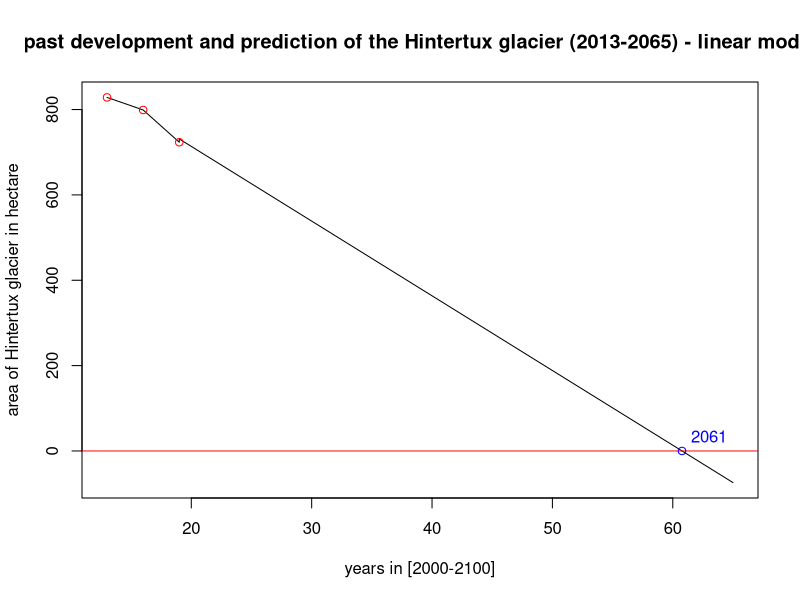
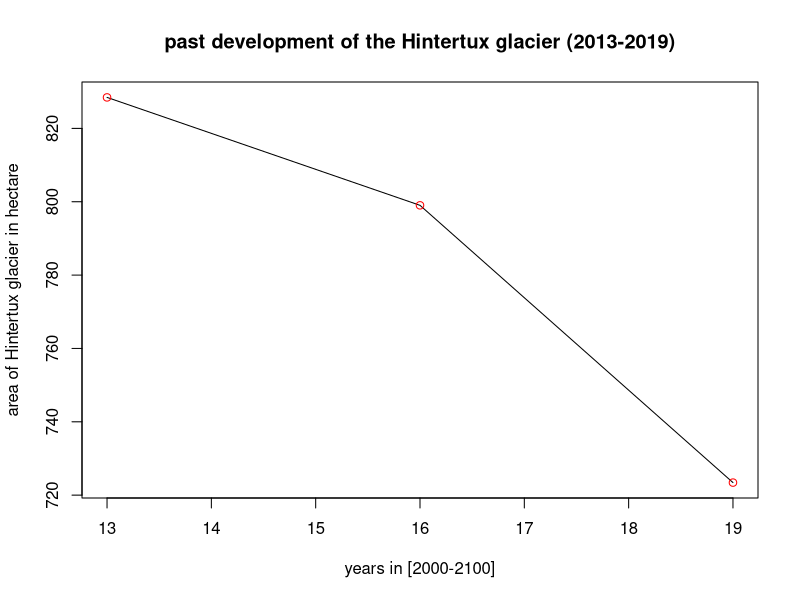

Source code (R) for these figures, in order: (Note: this script raises an error after producing the figures.)
##### prediction on linear model 
# x and y values for prediction on classification model of 2016
x16 <- c(2013, 2015, 2016, 2017, 2019) # years 
y16 <- c(980.0100, 759.8700, 703.8900, 644.0400, 723.4200) # area in hectare 

# x and y values for prediction on classification model of 2019
x19 <- c(13, 16, 19) # years 
y19 <- c(828.4500, 799.0200, 723.4200) # area in hectare 

# timestamp for prediction 
newdata <- data.frame("x19"=c(19, 21, 65))

# linear model 
linearModel <- lm(y19~x19)

# prediction 
prediction <- predict(linearModel, newdata)

# plot of past course + prediction 
plot(c(x19,19, 21,65), c(y19,prediction), type="l",xlab="years in [2000-2100]",ylab="area of Hintertux glacier in hectare", main="past development and prediction of the Hintertux glacier (2013-2065) - linear model")
points(x19,y19,col="red")
abline(h=0, col="red")
points(60.766, 0, col="blue")
text(x=63, y=35, labels="2061", col="blue", cex= 1)

# plot of past course 
plot(x19, y19, type="l",xlab="years in [2000-2100]",ylab="area of Hintertux glacier in hectare", main="past development of the Hintertux glacier (2013-2019)" )
points(x19,y19,col="red")

# plot of prediction 
plot(c(2019, 2021, 2023, 2025, 2060, 2065), prediction, type="l",xlab="years",ylab="area of Hintertux glacier in hectare", main="prediction of Hintertux glacier development (2019-2065) - linear model" )
abline(h=0, col="red")
points(2060.766, 0, col="blue")
text(x=2063, y=35, labels="2061", col="blue", cex= 1.0)


##### prediction on logarithmic model 
# values we have calculated on classification model of 2019
x <- c(13, 16, 19) # years 
y <- c(828.4500, 799.0200, 723.4200) # area in hectare 

xt <- -log(x)
logarithmicModel <- lm(y~x+xt)

logarithmicFunction <- function(x){logarithmicModel$coefficients[1]+logarithmicModel$coefficients[2]*x+logarithmicModel$coefficients[3]*-log(x)}

# years which are considered 
newx <- c(13:35)

# calculation of the x-axial-section
uniroot(logarithmicFunction, c(20,100))

plot(newx, logarithmicFunction(newx), type="l", ylab="area of Hintertux glacier in hectare", xlab="years in [2000-2100]", main="prediction Hintertux glacier development (2013-2035) - logarithmic model")
points(x,y,col="red")
abline(h=0, col="red")
points(33.79766, 0, col="blue")
text(x=34.7, y=50, labels="2034", col="blue", cex= 1)
 
